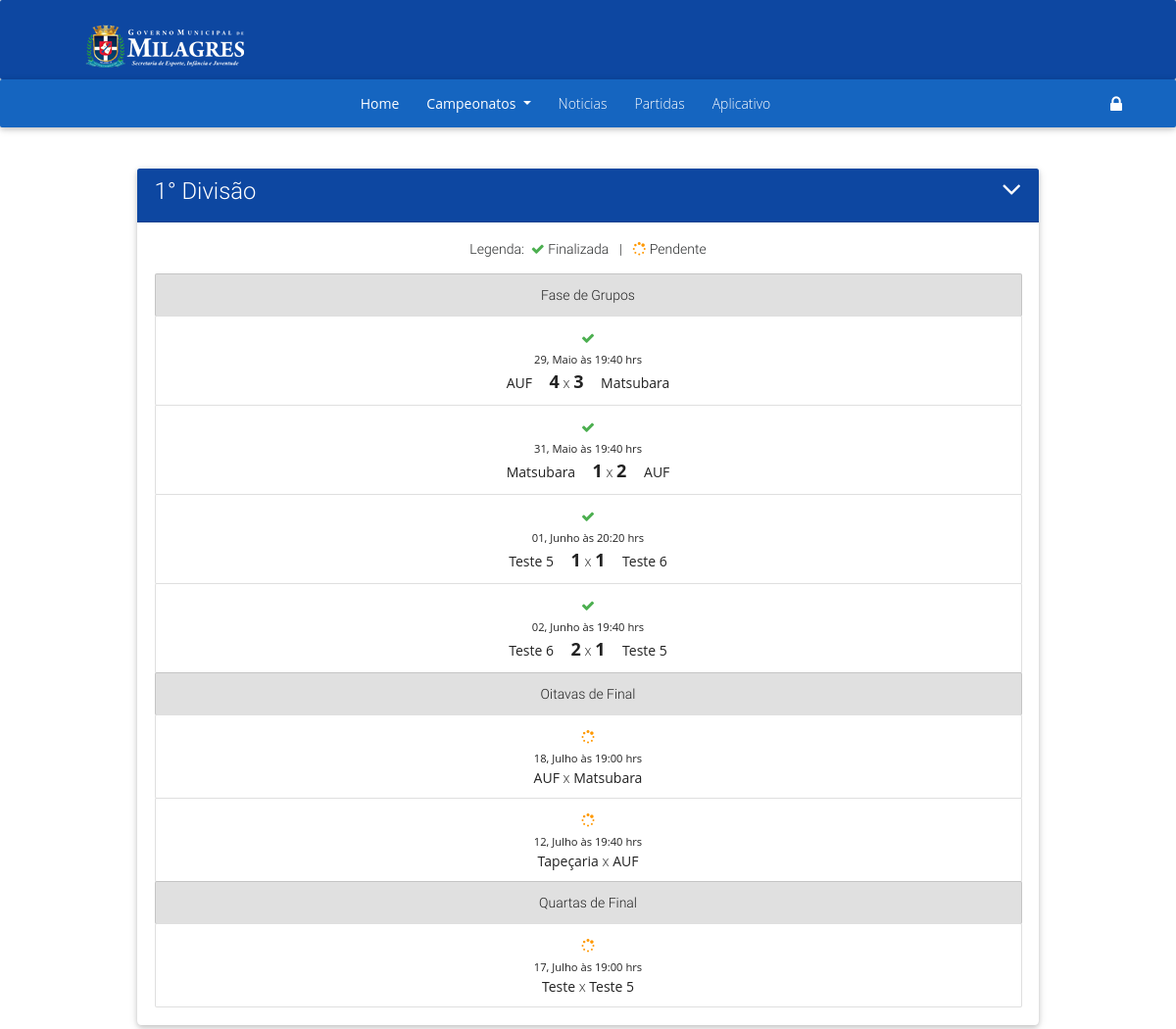
Page /partidas/ (upper part) on the earlier database version.
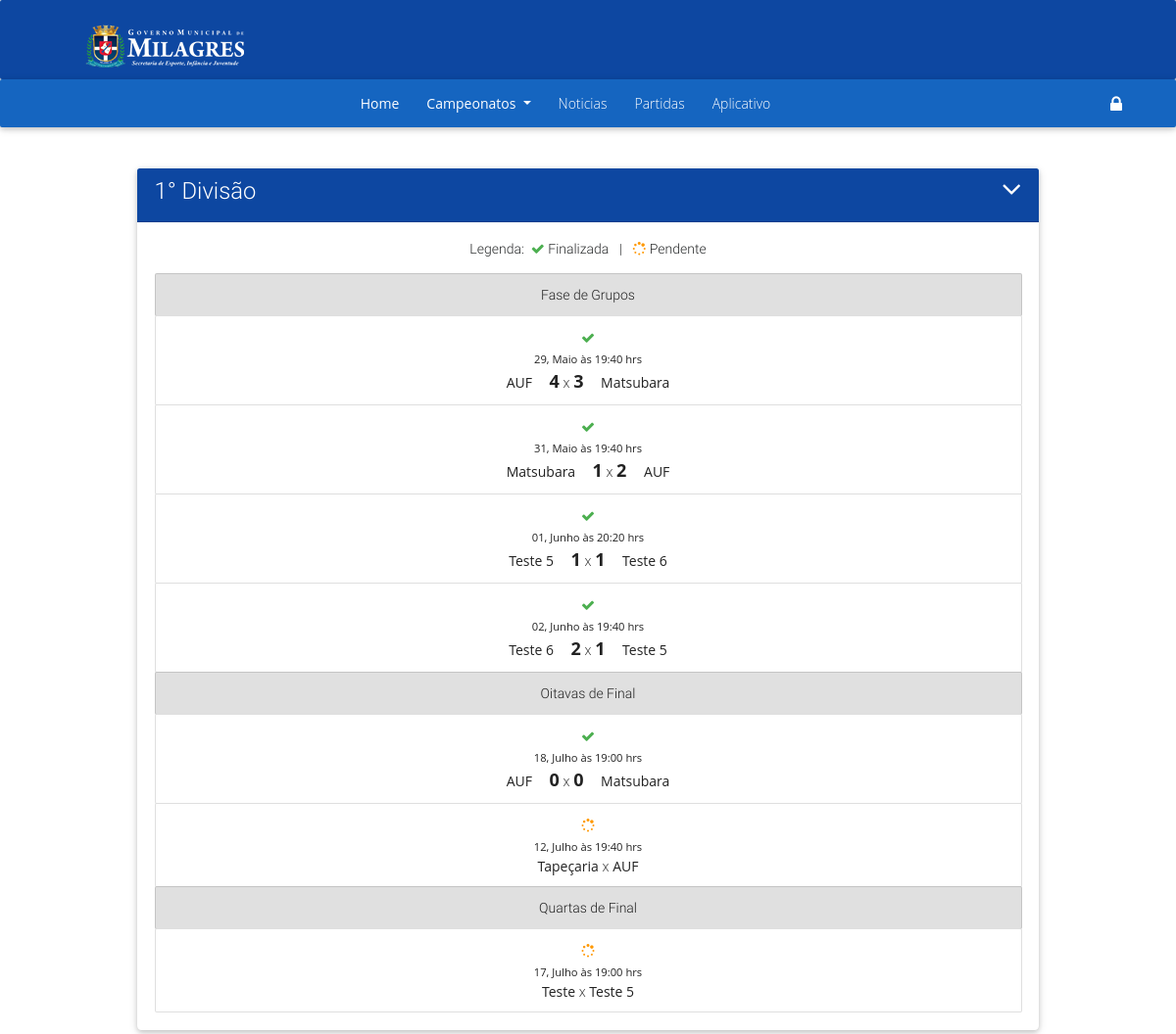
Same page on the later database version.
### app/models.py (models this page shows, shortened)
class Partida(models.Model):
    FASE = (
        ('G', 'Grupos'),
        ('O','Oitavas'),
        ('Q','Quartas'),
        ('S', 'Semi-final'),
        ('F', 'Final')
    )
    mandante = models.ForeignKey(Equipe, verbose_name='Mandante', related_name='mandante')
    visitante = models.ForeignKey(Equipe, verbose_name='Visitante', related_name='visitante')
    rodada = models.PositiveIntegerField('Rodada', null=True, blank=True)
    campeonato = models.PositiveIntegerField('Campeonato', default=None)
    gols_mandante = models.PositiveIntegerField('Gols mandante', default=0)
    gols_visitante = models.PositiveIntegerField('Gols visitante', default=0)
    total_cart_amarelo = models.PositiveIntegerField('Cartões amarelos', default=0)
    total_cart_vermelho = models.PositiveIntegerField('Cartões vermelhos', default=0)
    data = models.DateTimeField('Data', null=True, blank=True)
    hora = models.CharField('Hora', default="--:--", max_length=5, null=True, blank=True)
    finalizada = models.BooleanField(default=False)
    fase = models.CharField('Fase', max_length=1, choices=FASE, default='G')

class Equipe(models.Model):
    nome = models.CharField('Nome', max_length=50)
    pontos = models.PositiveIntegerField('Pts', default=0)
    vitorias = models.PositiveIntegerField('V', default=0)
    empates = models.PositiveIntegerField('E', default=0)
    derrotas = models.PositiveIntegerField('D', default=0)
    gols_marcados = models.PositiveIntegerField('GP', default=0)
    gols_sofridos = models.PositiveIntegerField('GC', default=0)
    saldo_gols = models.IntegerField('SG', default=0)
    grupo = models.ForeignKey(Grupo, verbose_name='Grupo', null=True, blank=True)
    campeonato = models.PositiveIntegerField('Campeonato', default=0)
    emblema = models.ImageField('Emblema', upload_to='emblemas/', null=True, blank=True)
    class Meta:
        ordering = ['-pontos', '-vitorias', '-empates', '-derrotas','-saldo_gols']
    def __str__(self):
        return self.nome

### app/views.py (the view)
# urls.py: url(r'^partidas/$', partidas, name='partidas'),
def partidas(request):
    camps = Campeonato.objects.all().order_by('nome')
    campeonatos = []
    c_fases = []
    fases = {
        'G': 'Fase de Grupos',
        'O': 'Oitavas de Final',
        'Q': 'Quartas de Final',
        'S': 'Semifinais',
        'F': 'Final'
    }
    f_partidas = []
    for c in camps:
        partidas = Partida.objects.filter(campeonato = c.pk).order_by('pk')
        for f in fases:
            tmp = partidas.filter(fase = f)
            c_fases.append(Fase(fases[f], tmp))
        campeonatos.append(CampFase(c.nome, c.pk, c_fases))
        c_fases = []
    context = {
        'camps': camps,
        'campeonatos': campeonatos
    }
    return render(request, 'app/partidas.html', context)

### app/views.py (called while the page is built)
    def __str__(self):
        return self.nome

### app/templates/app/partidas.html (shortened to what this page needs)
{% extends 'app/base.html' %}
{% load staticfiles %}
{% block content %}
<div class="row justify-content-center">
    <div class="col-lg-10">
        {% for c in campeonatos %}
        <div class="row mb-2">
            <div class="col-lg-12">
                <div class="card">
                    <div class="card-header blue darken-4 white-text" data-toggle="collapse" href="#{{c.pk}}" style="cursor: pointer;">
                        <h3 class="h3-responsive">
                            {{c}}
                            <span class="fa fa-angle-down fa-lg pull-right"></span>
                        </h3>
                    </div>
                    <div class="collapse show" id="{{c.pk}}">
                        <div class="card-body">
                            <div class="text-center mb-3">
                                Legenda:
                                <span class="ml-1 fa fa-check green-text mr-1"></span>Finalizada
                                <span class="ml-2">|</span>
                                <span class="ml-2 fa fa-spinner orange-text mr-1"></span>Pendente
                            </div>
                            <div class="list-group">
                                {% for fase in c.fases %}
                                {% if fase.partidas %}
                                <div class="list-group-item list-group-item-action grey lighten-2">
                                    <div class="text-center">{{fase.nome}}</div>
                                </div>
                                {% for partida in fase.partidas %}
                                    <a href="{% url 'partida' pk=partida.pk %}" class="list-group-item list-group-item-action">
                                        <div class="text-center">
                                            {% if partida.finalizada %}
                                            <span class="fa fa-check green-text"></span>
                                            <br>
                                            {% else %}
                                            <span class="fa fa-spinner orange-text"></span>
                                            <br>
                                            {% endif %}
                                            <small>{{partida.data |date:"d, F"}} às {{partida.hora}} hrs</small>
                                        </div>
                                        <div class="text-center">
                                            {% if partida.finalizada %}
                                            <strong class="mr-3">{{partida.mandante}}</strong>
                                            <span style="font-weight: bold;font-size: 18px;">{{partida.gols_mandante}}</span>
                                            <span>x</span>
                                            <span style="font-weight: bold; font-size: 18px;">{{partida.gols_visitante}}</span>
                                            <strong class="ml-3">{{partida.visitante}}</strong>
                                            {% else %}
                                            <strong>{{partida.mandante}}</strong>
                                            <span>x</span>
                                            <strong>{{partida.visitante}}</strong>
                                            {% endif %}
                                        </div>
                                    </a>
                                {% endfor %}
                                {% endif %}
                                {% endfor %}
                            </div>
                        </div>
                    </div>
                </div>
            </div>
        </div>
        {% endfor %}
    </div>
</div>
{% endblock content %}

Differences in the rows shown:
changed Partida "18, Julho": finalizada False → True (drawn)
Other differences:
list line gone: "AUF x Matsubara"
new list line: "AUF 0 x 0 Matsubara"
